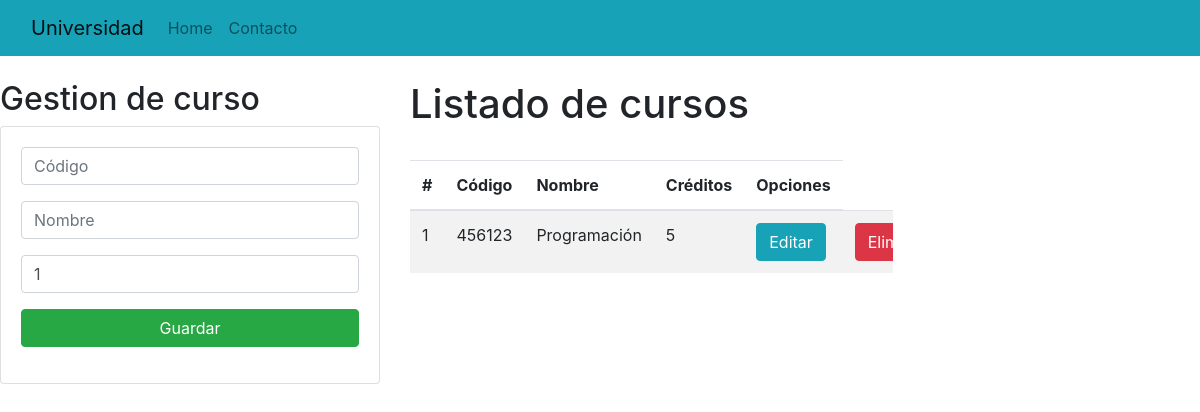
Before: / with the older database file.
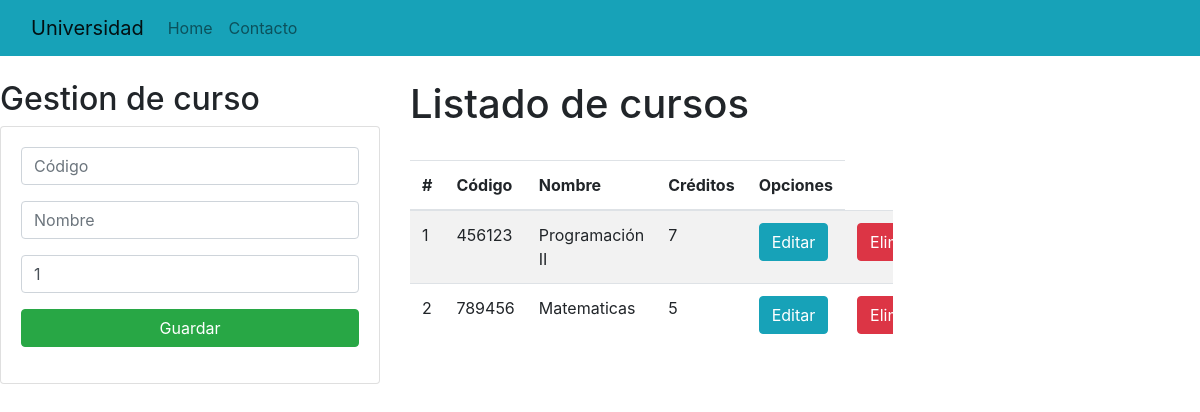
After: the same page with the newer database file.
### Aplicaciones/Academico/models.py (models this page shows, shortened)
class curso(models.Model):
    codigo = models.CharField(primary_key=True, max_length=6)
    nombre = models.CharField(max_length=50)
    creditos = models.PositiveSmallIntegerField()

### Aplicaciones/Academico/views.py (the view)
# urls.py: path('', views.home),
def home(request):
    queryset = curso.objects.all()
    return render(request, 'gestioncursos.html', {'queryset':queryset})

### Aplicaciones/Academico/templates/gestioncursos.html (shortened to what this page needs)
{% extends "./base.html" %}
{% block body %}
<div class="row">
    <div class="col-sm-12 col-md-6 col-lg-4 col-xl-4">
        <h2>Gestion de curso</h2>
        <div class="card">
            <div class="card-body">
                <form action="/registrarCurso/" method="POST">{% csrf_token %}
                    <div class="form-group">
                        <input type="text" id="txtCodigo"  name="txtCodigo" class="form-control" placeholder="Código" minlength="6" maxlength="6" autocomplete="off" required>
                    </div>
                    <div class="form-group">
                        <input type="text" id="txtNombre"  name="txtNombre" class="form-control" placeholder="Nombre" minlength="6" maxlength="15   " autocomplete="off" required>
                    </div>
                    <div class="form-group">
                        <input type="text" id="numCredito"  name="numCredito" class="form-control"  min="1" max="9" value="1" autocomplete="off" required>
                    </div>
                    <div class="form-group">
                        <button type="submit" class="btn btn-success btn-block text-white">Guardar</button>
                    </div>
                </form>
            </div>
        </div>
    </div>
    <div class="col-sm-12 col-md-6 col-lg-8 col-xl-5">
        <h1>Listado de cursos</h1>
        <div class="table-responsive py-4">
            <table class="table table-striped ">
                <thead>
                    <tr>
                        <th>#</th>
                        <th>Código</th>
                        <th>Nombre</th>
                        <th>Créditos</th>
                        <th colspan="">Opciones</th>
                    </tr>
                </thead>
                <tbody>
                    {% for c in queryset %}
                    <tr>
                        <td>{{ forloop.counter }}</td>
                        <td>{{ c.codigo }}</td>
                        <td>{{ c.nombre }}</td>
                        <td>{{ c.creditos }}</td>
                        <td><a href="edicionCurso/{{c.codigo}}" class="btn btn-info">Editar</a></td>
                        <td><a href="eliminarCurso/{{c.codigo}}" class="btn btn-danger">Eliminar</a></td>
                    </tr>
                    {% endfor %}
                </tbody>
            </table>
        </div>
    </div>
</div>
{% endblock %}

### Aplicaciones/Academico/templates/base.html (shortened to what this page needs)
<!DOCTYPE html>
<html lang="en">
<head>
    <link rel="stylesheet" href="https://cdn.jsdelivr.net/npm/bootstrap@4.5.3/dist/css/bootstrap.min.css"
>
</head>
<body>
    <nav class="navbar navbar-expand-lg navbar-light bg-info">
        <div class="container-fluid">
        <a class="navbar-brand" href="#">Universidad</a>
        <div class="collapse navbar-collapse" id="navbarNav">
            <ul class="navbar-nav">
            <li class="nav-item">
                <a class="nav-link" aria-current="page" href="#">Home</a>
            </li>
            <li class="nav-item">
                <a class="nav-link" href="#">Contacto</a>
            </li>
            </ul>
        </div>
        </div>
    </nav>
    <div class="cotainer py-4">
        {%block body%}
        {%endblock%}
    </div>
</body>
</html>

Changed rows visible on the page:
changed curso id 456123: nombre "Programación" → "Programación II"; creditos "5" → "7"
added curso: codigo "789456", nombre "Matematicas", creditos "5"
